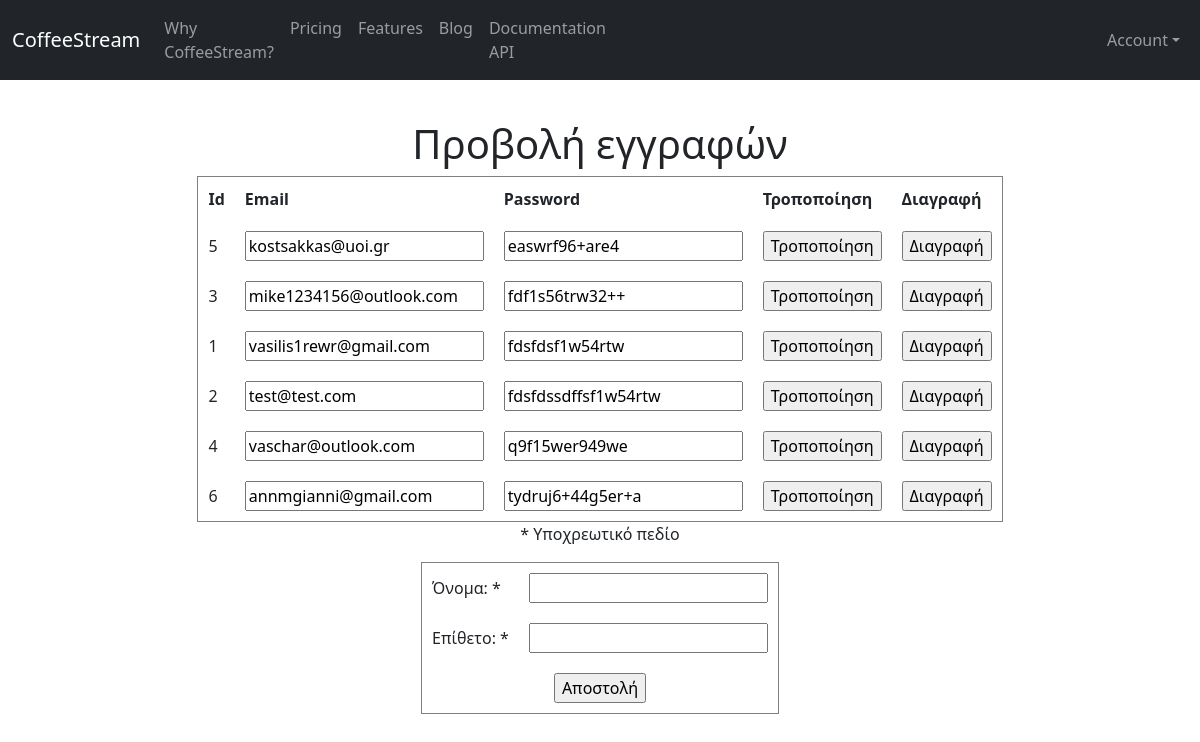
The page /webadmin.php (signed in) on the database its author committed.
### tables this page shows
CREATE TABLE `susers` (
  `id` int(3) NOT NULL,
  `email` varchar(30) NOT NULL,
  `password` varchar(30) NOT NULL,
  `country` varchar(30) NOT NULL,
  `iscontentpub` tinyint(0) NOT NULL DEFAULT '0',
  `isadmin` tinyint(0) NOT NULL DEFAULT '0',
  `crpubname` varchar(50),
  `streetaddress` text(200)
);

### webadmin.php (the view, shortened to what this page needs)
<!DOCTYPE html>
<?php
    include 'header.php';
?>
<html>
<head>
</head>
<body>
    <p><br></p>
    <?php
    $server = 'localhost';
    $user = 'root';
    $pass = '';
    $db = 'site';
    $mysqli = new mysqli($server, $user, $pass, $db);
	$sql='SELECT * FROM susers WHERE email="'.$_COOKIE['userEmail'].'"';
	$result=mysqli_query($mysqli, $sql);
	$getStuff=mysqli_fetch_assoc($result);
    ?>
    <center>
        <h1>Προβολή εγγραφών</h1>
        <?php
        if($getStuff['isadmin']==1){
            if ($result = $mysqli->query("SELECT * FROM susers ORDER BY password")) {
                if ($result->num_rows > 0) {
                    echo "<table border='1' cellpadding='10'>";
                    echo "<tr><th>Id</th><th>Email</th><th>Password</th><th>Τροποποίηση</th><th>Διαγραφή</th></tr>";
                    while ($row = $result->fetch_object()) {
                        $id = $row->id;
                        $email = $row->email;
                        $password = $row->password;
                        echo "<tr>";
                        echo "<td>" . $id . "</td>";
                        echo "<td><form action=\"./index.php\" method=\"post\">
                        <input type=\"text\" name=\"email\" value=" . $email . "></td>
                        <td><input type=\"text\" name=\"password\" value=" . $password . "></td>
                        <td><input type=\"hidden\" name=\"action\" value=\"edit\">
                        <input type=\"hidden\" name=\"id\" value=" . $id . ">
                        <input type=\"submit\" name=\"submit\" value=\"Τροποποίηση\"></form></td>
                        <td><form action=\"./index.php\" method=\"post\">
                        <input type=\"hidden\" name=\"action\" value=\"delete\">
                        <input type=\"hidden\" name=\"id\" value=" . $id . ">
                        <input type=\"submit\" name=\"submit\" value=\"Διαγραφή\"></form></td></tr>";
                    }
                    echo "</table>";
                } else {
                    echo "Δεν υπάρχουν εγγραφές!";
                }
            } else {
                echo "Error: " . $mysqli->error;
            }
        }
        else{
            echo 'User not an admin. Redirecting...';
            header("Location: login.php");
        }
        ?>
        <p>* Υποχρεωτικό πεδίο<br>
        <form action="./index.php" method="post">
            <table border='1' cellpadding='10'>
                <tr>
                    <td>Όνομα: *</td>
                    <td></strong> <input type="text" name="email" value="" /></td>
                </tr>
                <tr>
                    <td>Επίθετο: *</td>
                    <td></strong> <input type="text" name="password" value="" /></td>
                </tr>
                <tr>
                    <td colspan="2" align="center"><input type="hidden" name="action" value="add" /><input type="submit" name="submit" value="Αποστολή" /></td>
                </tr>
            </table>
        </form>
    </center>
</body>
</html>

### header.php (shortened to what this page needs)
<!DOCTYPE html>
<html lang="en">
<head>
  <link href="./css/bootstrap.min.css" rel="stylesheet">
  <nav class="navbar navbar-expand-sm bg-dark navbar-dark">
    <div class="container-fluid">
      <a class="navbar-brand" href="./">CoffeeStream</a>
      <div class="collapse navbar-collapse" id="collapsibleNavbar">
        <ul class="navbar-nav">
          <li class="nav-item">
            <a class="nav-link" href="./whycoffeestream.php">Why CoffeeStream?</a>
          </li>
          <li class="nav-item">
            <a class="nav-link" href="./pricing.php">Pricing</a>
          </li>
          <li class="nav-item">
            <a class="nav-link" href="./features.php">Features</a>
          </li>
          <li class="nav-item">
            <a class="nav-link" href="./blog.php">Blog</a>
          </li>
          <li class="nav-item">
            <a class="nav-link" href="./docAPI.php">Documentation API</a>
          </li>
        </ul>
        <ul class="nav navbar-nav ms-auto w-100 justify-content-end">
          <li class="nav-item dropdown">
              <a class="nav-link dropdown-toggle" href="#" id="navbarScrollingDropdown" role="button" data-bs-toggle="dropdown" aria-expanded="false">Account</a>
          </li>
        </ul>
      </div>
    </div>
  </nav>
</head>
</html>

### rows shown on the page
susers: id "5", email "kostsakkas@uoi.gr", password "easwrf96+are4"
susers: id "3", email "mike1234156@outlook.com", password "fdf1s56trw32++"
susers: id "1", email "vasilis1rewr@gmail.com", password "fdsfdsf1w54rtw"
susers: id "2", email "test@test.com", password "fdsfdssdffsf1w54rtw"
susers: id "4", email "vaschar@outlook.com", password "q9f15wer949we"
susers: id "6", email "annmgianni@gmail.com", password "tydruj6+44g5er+a"
